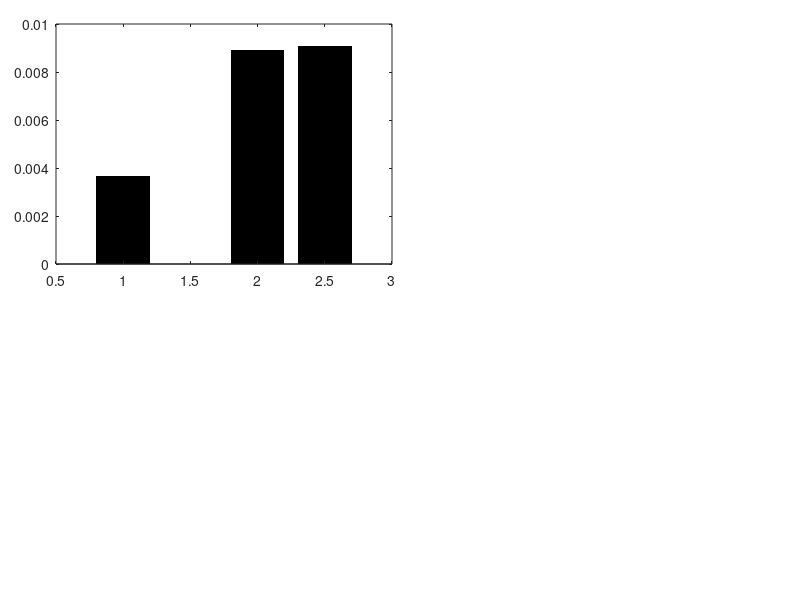

Recreate this plot in MATLAB. (Note: this script raises an error after producing the figure.)
close all;
clear;
clc;

figure('units','normalized','outerposition',[0 0 1 1]);
for ii=1:2
    switch ii
        case 1
            load('TableData_A.mat');
        case 2
            load('TableData_B.mat');
    end
   

subplot('Position',[0.07+(0.555-0.055).*(ii-1),0.56,0.42,0.4]);
if(ii==2)
    b=bar([1 1.5 2.5 3 3.5], yy,'k','LineStyle','none'); hold on
    xx=[1 1.5 2.5 3 3.5];
    
    b.FaceColor = 'flat';
    b.CData(4,:)=hex2rgb('#D70026');
    annotation('line',[0.195,0.321]+0.08+0.5,[0.478 0.478],'color','k','LineWidth',2)
    annotation('line',[0.195,0.195]+0.08+0.5,[0.478 0.508],'color','k','LineWidth',2)
    annotation('line',[0.321,0.321]+0.08+0.5,[0.478 0.508],'color','k','LineWidth',2)
    annotation('line',[0.2580 0.2580]+0.08+0.5,[0.478 0.448],'color','k','LineWidth',2)
    yt(3)./(yt(2)+yt(3))
    for tt=1:5
        if(~isnan(yy(tt)))
           text(xx(tt),yy(tt),['(' num2str(yt(tt)) ' / ' num2str(nn(tt)) ')'],'Fontsize',16,'Horizontalalignment','center','Verticalalignment','bottom'); 
        else
            text(xx(tt),0,['(' num2str(yt(tt)) ' / ' num2str(nn(tt)) ')'],'Fontsize',16,'Horizontalalignment','center','Verticalalignment','bottom'); 
        end
    end
    set(gca,'tickdir','out','YTick',[0:0.005:0.035],'YTickLabel',{'0','0.5','1.0','1.5','2.0','2.5','3.0','3.5'},'XTick',xx,'Yminortick','on','XTickLabel',{'Entry only \newline      ( )',['11 days \newline (' char(8722) ',  )'],'Entry \newline  ( )',[' 96 hrs \newline (' char(8722) ',  )'],['11 days \newline(' char(8722) ',' char(8722) ',  )']},'LineWidth',2,'Fontsize',16)
    % xtickangle(45);
    ylim([0 0.035]);
    text(1.25,0.035,'April 11 - June 24','Fontsize',18,'HorizontalAlignment','center');
    text(3,0.035,'June 25 - August 26','Fontsize',18,'HorizontalAlignment','center');
    ylabel('Positivity rate (%)','Fontsize',18);
    text(2.44,-0.0106,'Entry and Exit','Fontsize',16)
    xlabel('Time of testing','Fontsize',18,'Position',[2.25,-0.012,-1]);
    text(-0.01,max(ylim),char(64+ii),'Fontsize',32,'FontWeight','bold');
    box off;
    xlim([0.5 4]);
    plot(2.*ones(1,101),linspace(0,0.035,101),'-.','color',[0.6 0.6 0.6],'LineWidth',2);
else
    b=bar([1 2 2.5], yy,'k','LineStyle','none'); hold on
    xx=[1 2 2.5];
    
    b.FaceColor = 'flat';
    b.CData(3,:)=hex2rgb('#D70026');
    annotation('line',[0.754726890756303,0.971638655462185]-0.5,[0.478 0.478],'color','k','LineWidth',2)
    annotation('line',[0.754726890756303,0.754726890756303]-0.5,[0.478 0.508],'color','k','LineWidth',2)
    annotation('line',[0.971638655462185,0.971638655462185]-0.5,[0.478 0.508],'color','k','LineWidth',2)
    annotation('line',[0.8632 0.8632]-0.5,[0.478 0.448],'color','k','LineWidth',2)
    yt(3)./(yt(2)+yt(3))
    for tt=1:3
        if(~isnan(yy(tt)))
           text(xx(tt),yy(tt),['(' num2str(yt(tt)) ' / ' num2str(nn(tt)) ')'],'Fontsize',16,'Horizontalalignment','center','Verticalalignment','bottom'); 
        else
            text(xx(tt),0,['(' num2str(yt(tt)) ' / ' num2str(nn(tt)) ')'],'Fontsize',16,'Horizontalalignment','center','Verticalalignment','bottom'); 
        end
    end
    set(gca,'tickdir','out','YTick',[0:0.005:0.035],'XTick',[1 2 2.5],'YTickLabel',{'0','0.5','1.0','1.5','2.0','2.5','3.0','3.5'},'Yminortick','on','XTickLabel',{'Entry only \newline      ( )','Entry \newline   ( )',[' 96 hrs \newline (' char(8722) ',  )']},'LineWidth',2,'Fontsize',16)
    % xtickangle(45);
    ylim([0 0.035]);    
    text(1,0.035,'April 11 - August 12','Fontsize',18,'HorizontalAlignment','center');
    text(2.25,0.035,'August 13 - August 26','Fontsize',18,'HorizontalAlignment','center');
    ylabel('Positivity rate (%)','Fontsize',18);
    text(2.01,-0.0106,'Entry and Exit','Fontsize',16)
    xlabel('Time of testing','Fontsize',18,'Position',[1.75,-0.012,-1]);
    text(0.147,max(ylim),char(64+ii),'Fontsize',32,'FontWeight','bold');
    box off;
    xlim([0.5 3]);
    plot(1.5.*ones(1,101),linspace(0,0.035,101),'-.','color',[0.6 0.6 0.6],'LineWidth',2);
end
if(ii==2)
    text(0.9525,-0.005230149597238,'+','FontWeight','bold','Fontsize',16);
    text(1.488435563816605,-0.005230149597238,'+','FontWeight','bold','Fontsize',16);
    text(2.4469,-0.005230149597238,'+','FontWeight','bold','Fontsize',16);
    text(3.002066294919456,-0.005230149597238,'+','FontWeight','bold','Fontsize',16);
    text(3.5572,-0.005230149597238,'+','FontWeight','bold','Fontsize',16);
else
    text(0.965625,-0.005230149597238,'+','FontWeight','bold','Fontsize',16);
    text(1.9817,-0.005230149597238,'+','FontWeight','bold','Fontsize',16);
    text(2.5052,-0.005230149597238,'+','FontWeight','bold','Fontsize',16);
end

end

print(gcf,'Figure2','-dpng','-r600');
